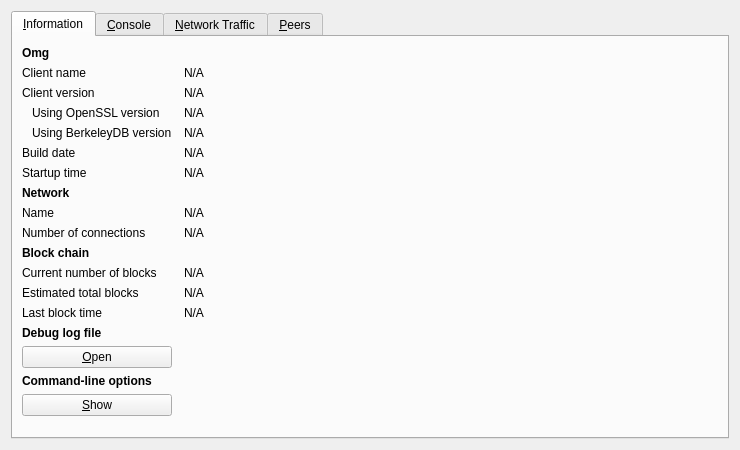
<?xml version="1.0" encoding="UTF-8"?>
<ui version="4.0">
 <class>RPCConsole</class>
 <widget class="QDialog" name="RPCConsole">
  <property name="geometry">
   <rect>
    <x>0</x>
    <y>0</y>
    <width>740</width>
    <height>450</height>
   </rect>
  </property>
  <property name="windowTitle">
   <string>Omg - Debug window</string>
  </property>
  <layout class="QVBoxLayout" name="verticalLayout_2">
   <item>
    <widget class="QTabWidget" name="tabWidget">
     <property name="currentIndex">
      <number>0</number>
     </property>
     <widget class="QWidget" name="tab_info">
      <attribute name="title">
       <string>&amp;Information</string>
      </attribute>
      <layout class="QGridLayout" name="gridLayout" columnstretch="0,1">
       <property name="horizontalSpacing">
        <number>12</number>
       </property>
       <item row="0" column="0">
        <widget class="QLabel" name="label_9">
         <property name="font">
          <font>
           <weight>75</weight>
           <bold>true</bold>
          </font>
         </property>
         <property name="text">
          <string>Omg</string>
         </property>
        </widget>
       </item>
       <item row="1" column="0">
        <widget class="QLabel" name="label_5">
         <property name="text">
          <string>Client name</string>
         </property>
        </widget>
       </item>
       <item row="1" column="1">
        <widget class="QLabel" name="clientName">
         <property name="cursor">
          <cursorShape>IBeamCursor</cursorShape>
         </property>
         <property name="text">
          <string>N/A</string>
         </property>
         <property name="textFormat">
          <enum>Qt::PlainText</enum>
         </property>
         <property name="textInteractionFlags">
          <set>Qt::LinksAccessibleByMouse|Qt::TextSelectableByKeyboard|Qt::TextSelectableByMouse</set>
         </property>
        </widget>
       </item>
       <item row="2" column="0">
        <widget class="QLabel" name="label_6">
         <property name="text">
          <string>Client version</string>
         </property>
        </widget>
       </item>
       <item row="2" column="1">
        <widget class="QLabel" name="clientVersion">
         <property name="cursor">
          <cursorShape>IBeamCursor</cursorShape>
         </property>
         <property name="text">
          <string>N/A</string>
         </property>
         <property name="textFormat">
          <enum>Qt::PlainText</enum>
         </property>
         <property name="textInteractionFlags">
          <set>Qt::LinksAccessibleByMouse|Qt::TextSelectableByKeyboard|Qt::TextSelectableByMouse</set>
         </property>
        </widget>
       </item>
       <item row="3" column="0">
        <widget class="QLabel" name="label_14">
         <property name="text">
          <string>Using OpenSSL version</string>
         </property>
         <property name="indent">
          <number>10</number>
         </property>
        </widget>
       </item>
       <item row="3" column="1">
        <widget class="QLabel" name="openSSLVersion">
         <property name="cursor">
          <cursorShape>IBeamCursor</cursorShape>
         </property>
         <property name="text">
          <string>N/A</string>
         </property>
         <property name="textFormat">
          <enum>Qt::PlainText</enum>
         </property>
         <property name="textInteractionFlags">
          <set>Qt::LinksAccessibleByMouse|Qt::TextSelectableByKeyboard|Qt::TextSelectableByMouse</set>
         </property>
        </widget>
       </item>
       <item row="4" column="0">
        <widget class="QLabel" name="label_berkeleyDBVersion">
         <property name="text">
          <string>Using BerkeleyDB version</string>
         </property>
         <property name="indent">
          <number>10</number>
         </property>
        </widget>
       </item>
       <item row="4" column="1">
        <widget class="QLabel" name="berkeleyDBVersion">
         <property name="cursor">
          <cursorShape>IBeamCursor</cursorShape>
         </property>
         <property name="text">
          <string>N/A</string>
         </property>
         <property name="textFormat">
          <enum>Qt::PlainText</enum>
         </property>
         <property name="textInteractionFlags">
          <set>Qt::LinksAccessibleByMouse|Qt::TextSelectableByKeyboard|Qt::TextSelectableByMouse</set>
         </property>
        </widget>
       </item>
       <item row="5" column="0">
        <widget class="QLabel" name="label_12">
         <property name="text">
          <string>Build date</string>
         </property>
        </widget>
       </item>
       <item row="5" column="1">
        <widget class="QLabel" name="buildDate">
         <property name="cursor">
          <cursorShape>IBeamCursor</cursorShape>
         </property>
         <property name="text">
          <string>N/A</string>
         </property>
         <property name="textFormat">
          <enum>Qt::PlainText</enum>
         </property>
         <property name="textInteractionFlags">
          <set>Qt::LinksAccessibleByMouse|Qt::TextSelectableByKeyboard|Qt::TextSelectableByMouse</set>
         </property>
        </widget>
       </item>
       <item row="6" column="0">
        <widget class="QLabel" name="label_13">
         <property name="text">
          <string>Startup time</string>
         </property>
        </widget>
       </item>
       <item row="6" column="1">
        <widget class="QLabel" name="startupTime">
         <property name="cursor">
          <cursorShape>IBeamCursor</cursorShape>
         </property>
         <property name="text">
          <string>N/A</string>
         </property>
         <property name="textFormat">
          <enum>Qt::PlainText</enum>
         </property>
         <property name="textInteractionFlags">
          <set>Qt::LinksAccessibleByMouse|Qt::TextSelectableByKeyboard|Qt::TextSelectableByMouse</set>
         </property>
        </widget>
       </item>
       <item row="7" column="0">
        <widget class="QLabel" name="label_11">
         <property name="font">
          <font>
           <weight>75</weight>
           <bold>true</bold>
          </font>
         </property>
         <property name="text">
          <string>Network</string>
         </property>
        </widget>
       </item>
       <item row="8" column="0">
        <widget class="QLabel" name="label_8">
         <property name="text">
          <string>Name</string>
         </property>
        </widget>
       </item>
       <item row="8" column="1">
        <widget class="QLabel" name="networkName">
         <property name="cursor">
          <cursorShape>IBeamCursor</cursorShape>
         </property>
         <property name="text">
          <string>N/A</string>
         </property>
         <property name="textFormat">
          <enum>Qt::PlainText</enum>
         </property>
         <property name="textInteractionFlags">
          <set>Qt::LinksAccessibleByMouse|Qt::TextSelectableByKeyboard|Qt::TextSelectableByMouse</set>
         </property>
        </widget>
       </item>
       <item row="9" column="0">
        <widget class="QLabel" name="label_7">
         <property name="text">
          <string>Number of connections</string>
         </property>
        </widget>
       </item>
       <item row="9" column="1">
        <widget class="QLabel" name="numberOfConnections">
         <property name="cursor">
          <cursorShape>IBeamCursor</cursorShape>
         </property>
         <property name="text">
          <string>N/A</string>
         </property>
         <property name="textFormat">
          <enum>Qt::PlainText</enum>
         </property>
         <property name="textInteractionFlags">
          <set>Qt::LinksAccessibleByMouse|Qt::TextSelectableByKeyboard|Qt::TextSelectableByMouse</set>
         </property>
        </widget>
       </item>
       <item row="10" column="0">
        <widget class="QLabel" name="label_10">
         <property name="font">
          <font>
           <weight>75</weight>
           <bold>true</bold>
          </font>
         </property>
         <property name="text">
          <string>Block chain</string>
         </property>
        </widget>
       </item>
       <item row="11" column="0">
        <widget class="QLabel" name="label_3">
         <property name="text">
          <string>Current number of blocks</string>
         </property>
        </widget>
       </item>
       <item row="11" column="1">
        <widget class="QLabel" name="numberOfBlocks">
         <property name="cursor">
          <cursorShape>IBeamCursor</cursorShape>
         </property>
         <property name="text">
          <string>N/A</string>
         </property>
         <property name="textFormat">
          <enum>Qt::PlainText</enum>
         </property>
         <property name="textInteractionFlags">
          <set>Qt::LinksAccessibleByMouse|Qt::TextSelectableByKeyboard|Qt::TextSelectableByMouse</set>
         </property>
        </widget>
       </item>
       <item row="12" column="0">
        <widget class="QLabel" name="label_4">
         <property name="text">
          <string>Estimated total blocks</string>
         </property>
        </widget>
       </item>
       <item row="12" column="1">
        <widget class="QLabel" name="totalBlocks">
         <property name="cursor">
          <cursorShape>IBeamCursor</cursorShape>
         </property>
         <property name="text">
          <string>N/A</string>
         </property>
         <property name="textFormat">
          <enum>Qt::PlainText</enum>
         </property>
         <property name="textInteractionFlags">
          <set>Qt::LinksAccessibleByMouse|Qt::TextSelectableByKeyboard|Qt::TextSelectableByMouse</set>
         </property>
        </widget>
       </item>
       <item row="13" column="0">
        <widget class="QLabel" name="label_2">
         <property name="text">
          <string>Last block time</string>
         </property>
        </widget>
       </item>
       <item row="13" column="1">
        <widget class="QLabel" name="lastBlockTime">
         <property name="cursor">
          <cursorShape>IBeamCursor</cursorShape>
         </property>
         <property name="text">
          <string>N/A</string>
         </property>
         <property name="textFormat">
          <enum>Qt::PlainText</enum>
         </property>
         <property name="textInteractionFlags">
          <set>Qt::LinksAccessibleByMouse|Qt::TextSelectableByKeyboard|Qt::TextSelectableByMouse</set>
         </property>
        </widget>
       </item>
       <item row="13" column="0">
        <spacer name="verticalSpacer_2">
         <property name="orientation">
          <enum>Qt::Vertical</enum>
         </property>
         <property name="sizeHint" stdset="0">
          <size>
           <width>20</width>
           <height>20</height>
          </size>
         </property>
        </spacer>
       </item>
       <item row="14" column="0">
        <widget class="QLabel" name="labelDebugLogfile">
         <property name="font">
          <font>
           <weight>75</weight>
           <bold>true</bold>
          </font>
         </property>
         <property name="text">
          <string>Debug log file</string>
         </property>
        </widget>
       </item>
       <item row="15" column="0">
        <widget class="QPushButton" name="openDebugLogfileButton">
         <property name="toolTip">
          <string>Open the Omg debug log file from the current data directory. This can take a few seconds for large log files.</string>
         </property>
         <property name="text">
          <string>&amp;Open</string>
         </property>
         <property name="autoDefault">
          <bool>false</bool>
         </property>
        </widget>
       </item>
       <item row="16" column="0">
        <widget class="QLabel" name="labelCLOptions">
         <property name="font">
          <font>
           <weight>75</weight>
           <bold>true</bold>
          </font>
         </property>
         <property name="text">
          <string>Command-line options</string>
         </property>
        </widget>
       </item>
       <item row="17" column="0">
        <widget class="QPushButton" name="showCLOptionsButton">
         <property name="toolTip">
          <string>Show the Omg help message to get a list with possible Omg command-line options.</string>
         </property>
         <property name="text">
          <string>&amp;Show</string>
         </property>
         <property name="autoDefault">
          <bool>false</bool>
         </property>
        </widget>
       </item>
       <item row="18" column="0">
        <spacer name="verticalSpacer">
         <property name="orientation">
          <enum>Qt::Vertical</enum>
         </property>
         <property name="sizeHint" stdset="0">
          <size>
           <width>20</width>
           <height>40</height>
          </size>
         </property>
        </spacer>
       </item>
      </layout>
     </widget>
     <widget class="QWidget" name="tab_console">
      <attribute name="title">
       <string>&amp;Console</string>
      </attribute>
      <layout class="QVBoxLayout" name="verticalLayout_3">
       <property name="spacing">
        <number>3</number>
       </property>
       <item>
        <widget class="QTextEdit" name="messagesWidget">
         <property name="minimumSize">
          <size>
           <width>0</width>
           <height>100</height>
          </size>
         </property>
         <property name="readOnly">
          <bool>true</bool>
         </property>
         <property name="tabKeyNavigation" stdset="0">
          <bool>false</bool>
         </property>
         <property name="columnCount" stdset="0">
          <number>2</number>
         </property>
        </widget>
       </item>
       <item>
        <layout class="QHBoxLayout" name="horizontalLayout">
         <property name="spacing">
          <number>3</number>
         </property>
         <item>
          <widget class="QLabel" name="label">
           <property name="text">
            <string notr="true">&gt;</string>
           </property>
          </widget>
         </item>
         <item>
          <widget class="QLineEdit" name="lineEdit"/>
         </item>
         <item>
          <widget class="QPushButton" name="clearButton">
           <property name="maximumSize">
            <size>
             <width>24</width>
             <height>24</height>
            </size>
           </property>
           <property name="toolTip">
            <string>Clear console</string>
           </property>
           <property name="text">
            <string/>
           </property>
           <property name="icon">
            <iconset resource="../../../omg.qrc">
             <normaloff>:/icons/remove</normaloff>:/icons/remove</iconset>
           </property>
           <property name="shortcut">
            <string notr="true">Ctrl+L</string>
           </property>
           <property name="autoDefault">
            <bool>false</bool>
           </property>
          </widget>
         </item>
        </layout>
       </item>
      </layout>
     </widget>
     <widget class="QWidget" name="tab_nettraffic">
      <attribute name="title">
       <string>&amp;Network Traffic</string>
      </attribute>
      <layout class="QHBoxLayout" name="horizontalLayout_3">
       <item>
        <layout class="QVBoxLayout" name="verticalLayout_4">
         <item>
          <widget class="TrafficGraphWidget" name="trafficGraph" native="true">
           <property name="sizePolicy">
            <sizepolicy hsizetype="Expanding" vsizetype="Expanding">
             <horstretch>0</horstretch>
             <verstretch>0</verstretch>
            </sizepolicy>
           </property>
          </widget>
         </item>
         <item>
          <layout class="QHBoxLayout" name="horizontalLayout_2">
           <item>
            <widget class="QSlider" name="sldGraphRange">
             <property name="minimum">
              <number>1</number>
             </property>
             <property name="maximum">
              <number>288</number>
             </property>
             <property name="pageStep">
              <number>12</number>
             </property>
             <property name="value">
              <number>6</number>
             </property>
             <property name="orientation">
              <enum>Qt::Horizontal</enum>
             </property>
            </widget>
           </item>
           <item>
            <widget class="QLabel" name="lblGraphRange">
             <property name="minimumSize">
              <size>
               <width>100</width>
               <height>0</height>
              </size>
             </property>
             <property name="alignment">
              <set>Qt::AlignCenter</set>
             </property>
            </widget>
           </item>
           <item>
            <widget class="QPushButton" name="btnClearTrafficGraph">
             <property name="text">
              <string>&amp;Clear</string>
             </property>
             <property name="autoDefault">
              <bool>false</bool>
             </property>
            </widget>
           </item>
          </layout>
         </item>
        </layout>
       </item>
       <item>
        <layout class="QVBoxLayout" name="verticalLayout">
         <item>
          <widget class="QGroupBox" name="groupBox">
           <property name="title">
            <string>Totals</string>
           </property>
           <layout class="QVBoxLayout" name="verticalLayout_5">
            <item>
             <layout class="QHBoxLayout" name="horizontalLayout_4">
              <item>
               <widget class="Line" name="line">
                <property name="sizePolicy">
                 <sizepolicy hsizetype="Fixed" vsizetype="Fixed">
                  <horstretch>0</horstretch>
                  <verstretch>0</verstretch>
                 </sizepolicy>
                </property>
                <property name="minimumSize">
                 <size>
                  <width>10</width>
                  <height>0</height>
                 </size>
                </property>
                <property name="palette">
                 <palette>
                  <active>
                   <colorrole role="Light">
                    <brush brushstyle="SolidPattern">
                     <color alpha="255">
                      <red>0</red>
                      <green>255</green>
                      <blue>0</blue>
                     </color>
                    </brush>
                   </colorrole>
                  </active>
                  <inactive>
                   <colorrole role="Light">
                    <brush brushstyle="SolidPattern">
                     <color alpha="255">
                      <red>0</red>
                      <green>255</green>
                      <blue>0</blue>
                     </color>
                    </brush>
                   </colorrole>
                  </inactive>
                  <disabled>
                   <colorrole role="Light">
                    <brush brushstyle="SolidPattern">
                     <color alpha="255">
                      <red>0</red>
                      <green>255</green>
                      <blue>0</blue>
                     </color>
                    </brush>
                   </colorrole>
                  </disabled>
                 </palette>
                </property>
                <property name="orientation">
                 <enum>Qt::Horizontal</enum>
                </property>
               </widget>
              </item>
              <item>
               <widget class="QLabel" name="label_16">
                <property name="text">
                 <string>In:</string>
                </property>
               </widget>
              </item>
              <item>
               <widget class="QLabel" name="lblBytesIn">
                <property name="minimumSize">
                 <size>
                  <width>50</width>
                  <height>0</height>
                 </size>
                </property>
                <property name="alignment">
                 <set>Qt::AlignRight|Qt::AlignTrailing|Qt::AlignVCenter</set>
                </property>
               </widget>
              </item>
             </layout>
            </item>
            <item>
             <layout class="QHBoxLayout" name="horizontalLayout_5">
              <item>
               <widget class="Line" name="line_2">
                <property name="sizePolicy">
                 <sizepolicy hsizetype="Fixed" vsizetype="Fixed">
                  <horstretch>0</horstretch>
                  <verstretch>0</verstretch>
                 </sizepolicy>
                </property>
                <property name="minimumSize">
                 <size>
                  <width>10</width>
                  <height>0</height>
                 </size>
                </property>
                <property name="palette">
                 <palette>
                  <active>
                   <colorrole role="Light">
                    <brush brushstyle="SolidPattern">
                     <color alpha="255">
                      <red>255</red>
                      <green>0</green>
                      <blue>0</blue>
                     </color>
                    </brush>
                   </colorrole>
                  </active>
                  <inactive>
                   <colorrole role="Light">
                    <brush brushstyle="SolidPattern">
                     <color alpha="255">
                      <red>255</red>
                      <green>0</green>
                      <blue>0</blue>
                     </color>
                    </brush>
                   </colorrole>
                  </inactive>
                  <disabled>
                   <colorrole role="Light">
                    <brush brushstyle="SolidPattern">
                     <color alpha="255">
                      <red>255</red>
                      <green>0</green>
                      <blue>0</blue>
                     </color>
                    </brush>
                   </colorrole>
                  </disabled>
                 </palette>
                </property>
                <property name="orientation">
                 <enum>Qt::Horizontal</enum>
                </property>
               </widget>
              </item>
              <item>
               <widget class="QLabel" name="label_17">
                <property name="text">
                 <string>Out:</string>
                </property>
               </widget>
              </item>
              <item>
               <widget class="QLabel" name="lblBytesOut">
                <property name="minimumSize">
                 <size>
                  <width>50</width>
                  <height>0</height>
                 </size>
                </property>
                <property name="alignment">
                 <set>Qt::AlignRight|Qt::AlignTrailing|Qt::AlignVCenter</set>
                </property>
               </widget>
              </item>
             </layout>
            </item>
            <item>
             <spacer name="verticalSpacer_4">
              <property name="orientation">
               <enum>Qt::Vertical</enum>
              </property>
              <property name="sizeHint" stdset="0">
               <size>
                <width>20</width>
                <height>407</height>
               </size>
              </property>
             </spacer>
            </item>
           </layout>
          </widget>
         </item>
        </layout>
       </item>
      </layout>
     </widget>
     <widget class="QWidget" name="tab_peers">
      <attribute name="title">
       <string>&amp;Peers</string>
      </attribute>
      <layout class="QGridLayout" name="gridLayout_2">
       <item row="0" column="0" rowspan="2">
        <widget class="QTableView" name="peerWidget">
         <property name="horizontalScrollBarPolicy">
          <enum>Qt::ScrollBarAsNeeded</enum>
         </property>
         <property name="sortingEnabled">
          <bool>true</bool>
         </property>
         <attribute name="horizontalHeaderHighlightSections">
          <bool>false</bool>
         </attribute>
        </widget>
       </item>
       <item row="0" column="1">
        <widget class="QLabel" name="peerHeading">
         <property name="sizePolicy">
          <sizepolicy hsizetype="Preferred" vsizetype="Minimum">
           <horstretch>0</horstretch>
           <verstretch>0</verstretch>
          </sizepolicy>
         </property>
         <property name="minimumSize">
          <size>
           <width>300</width>
           <height>32</height>
          </size>
         </property>
         <property name="font">
          <font>
           <pointsize>10</pointsize>
          </font>
         </property>
         <property name="cursor">
          <cursorShape>IBeamCursor</cursorShape>
         </property>
         <property name="text">
          <string>Select a peer to view detailed information.</string>
         </property>
         <property name="alignment">
          <set>Qt::AlignHCenter|Qt::AlignTop</set>
         </property>
         <property name="wordWrap">
          <bool>true</bool>
         </property>
         <property name="textInteractionFlags">
          <set>Qt::LinksAccessibleByMouse|Qt::TextSelectableByKeyboard|Qt::TextSelectableByMouse</set>
         </property>
        </widget>
       </item>
       <item row="1" column="1">
        <widget class="QWidget" name="detailWidget" native="true">
         <property name="minimumSize">
          <size>
           <width>300</width>
           <height>0</height>
          </size>
         </property>
         <layout class="QGridLayout" name="gridLayout_3">
          <item row="0" column="0">
           <widget class="QLabel" name="label_23">
            <property name="text">
             <string>Peer ID</string>
            </property>
           </widget>
          </item>
          <item row="0" column="2">
           <widget class="QLabel" name="peerId">
            <property name="cursor">
             <cursorShape>IBeamCursor</cursorShape>
            </property>
            <property name="text">
             <string>N/A</string>
            </property>
            <property name="textFormat">
             <enum>Qt::PlainText</enum>
            </property>
            <property name="textInteractionFlags">
             <set>Qt::LinksAccessibleByMouse|Qt::TextSelectableByKeyboard|Qt::TextSelectableByMouse</set>
            </property>
           </widget>
          </item>
          <item row="1" column="0">
           <widget class="QLabel" name="label_23">
            <property name="text">
             <string>Direction</string>
            </property>
           </widget>
          </item>
          <item row="1" column="2">
           <widget class="QLabel" name="peerDirection">
            <property name="cursor">
             <cursorShape>IBeamCursor</cursorShape>
            </property>
            <property name="text">
             <string>N/A</string>
            </property>
            <property name="textFormat">
             <enum>Qt::PlainText</enum>
            </property>
            <property name="textInteractionFlags">
             <set>Qt::LinksAccessibleByMouse|Qt::TextSelectableByKeyboard|Qt::TextSelectableByMouse</set>
            </property>
           </widget>
          </item>
          <item row="2" column="0">
           <widget class="QLabel" name="label_21">
            <property name="text">
             <string>Version</string>
            </property>
           </widget>
          </item>
          <item row="2" column="2">
           <widget class="QLabel" name="peerVersion">
            <property name="cursor">
             <cursorShape>IBeamCursor</cursorShape>
            </property>
            <property name="text">
             <string>N/A</string>
            </property>
            <property name="textFormat">
             <enum>Qt::PlainText</enum>
            </property>
            <property name="textInteractionFlags">
             <set>Qt::LinksAccessibleByMouse|Qt::TextSelectableByKeyboard|Qt::TextSelectableByMouse</set>
            </property>
           </widget>
          </item>
          <item row="3" column="0">
           <widget class="QLabel" name="label_28">
            <property name="text">
             <string>User Agent</string>
            </property>
           </widget>
          </item>
          <item row="3" column="2">
           <widget class="QLabel" name="peerSubversion">
            <property name="cursor">
             <cursorShape>IBeamCursor</cursorShape>
            </property>
            <property name="text">
             <string>N/A</string>
            </property>
            <property name="textFormat">
             <enum>Qt::PlainText</enum>
            </property>
            <property name="textInteractionFlags">
             <set>Qt::LinksAccessibleByMouse|Qt::TextSelectableByKeyboard|Qt::TextSelectableByMouse</set>
            </property>
           </widget>
          </item>
          <item row="4" column="0">
           <widget class="QLabel" name="label_4">
            <property name="text">
             <string>Services</string>
            </property>
           </widget>
          </item>
          <item row="4" column="2">
           <widget class="QLabel" name="peerServices">
            <property name="cursor">
             <cursorShape>IBeamCursor</cursorShape>
            </property>
            <property name="text">
             <string>N/A</string>
            </property>
            <property name="textFormat">
             <enum>Qt::PlainText</enum>
            </property>
            <property name="textInteractionFlags">
             <set>Qt::LinksAccessibleByMouse|Qt::TextSelectableByKeyboard|Qt::TextSelectableByMouse</set>
            </property>
           </widget>
          </item>
          <item row="5" column="0">
           <widget class="QLabel" name="label_29">
            <property name="text">
             <string>Starting Height</string>
            </property>
           </widget>
          </item>
          <item row="5" column="2">
           <widget class="QLabel" name="peerHeight">
            <property name="cursor">
             <cursorShape>IBeamCursor</cursorShape>
            </property>
            <property name="text">
             <string>N/A</string>
            </property>
            <property name="textFormat">
             <enum>Qt::PlainText</enum>
            </property>
            <property name="textInteractionFlags">
             <set>Qt::LinksAccessibleByMouse|Qt::TextSelectableByKeyboard|Qt::TextSelectableByMouse</set>
            </property>
           </widget>
          </item>
          <item row="6" column="0">
           <widget class="QLabel" name="label_27">
            <property name="text">
             <string>Sync Height</string>
            </property>
           </widget>
          </item>
          <item row="6" column="2">
           <widget class="QLabel" name="peerSyncHeight">
            <property name="cursor">
             <cursorShape>IBeamCursor</cursorShape>
            </property>
            <property name="text">
             <string>N/A</string>
            </property>
            <property name="textFormat">
             <enum>Qt::PlainText</enum>
            </property>
            <property name="textInteractionFlags">
             <set>Qt::LinksAccessibleByMouse|Qt::TextSelectableByKeyboard|Qt::TextSelectableByMouse</set>
            </property>
           </widget>
          </item>
          <item row="7" column="0">
           <widget class="QLabel" name="label_24">
            <property name="text">
             <string>Ban Score</string>
            </property>
           </widget>
          </item>
          <item row="7" column="2">
           <widget class="QLabel" name="peerBanScore">
            <property name="cursor">
             <cursorShape>IBeamCursor</cursorShape>
            </property>
            <property name="text">
             <string>N/A</string>
            </property>
            <property name="textFormat">
             <enum>Qt::PlainText</enum>
            </property>
            <property name="textInteractionFlags">
             <set>Qt::LinksAccessibleByMouse|Qt::TextSelectableByKeyboard|Qt::TextSelectableByMouse</set>
            </property>
           </widget>
          </item>
          <item row="8" column="0">
           <widget class="QLabel" name="label_22">
            <property name="text">
             <string>Connection Time</string>
            </property>
           </widget>
          </item>
          <item row="8" column="2">
           <widget class="QLabel" name="peerConnTime">
            <property name="cursor">
             <cursorShape>IBeamCursor</cursorShape>
            </property>
            <property name="text">
             <string>N/A</string>
            </property>
            <property name="textFormat">
             <enum>Qt::PlainText</enum>
            </property>
            <property name="textInteractionFlags">
             <set>Qt::LinksAccessibleByMouse|Qt::TextSelectableByKeyboard|Qt::TextSelectableByMouse</set>
            </property>
           </widget>
          </item>
          <item row="9" column="0">
           <widget class="QLabel" name="label_15">
            <property name="text">
             <string>Last Send</string>
            </property>
           </widget>
          </item>
          <item row="9" column="2">
           <widget class="QLabel" name="peerLastSend">
            <property name="cursor">
             <cursorShape>IBeamCursor</cursorShape>
            </property>
            <property name="text">
             <string>N/A</string>
            </property>
            <property name="textFormat">
             <enum>Qt::PlainText</enum>
            </property>
            <property name="textInteractionFlags">
             <set>Qt::LinksAccessibleByMouse|Qt::TextSelectableByKeyboard|Qt::TextSelectableByMouse</set>
            </property>
           </widget>
          </item>
          <item row="10" column="0">
           <widget class="QLabel" name="label_19">
            <property name="text">
             <string>Last Receive</string>
            </property>
           </widget>
          </item>
          <item row="10" column="2">
           <widget class="QLabel" name="peerLastRecv">
            <property name="cursor">
             <cursorShape>IBeamCursor</cursorShape>
            </property>
            <property name="text">
             <string>N/A</string>
            </property>
            <property name="textFormat">
             <enum>Qt::PlainText</enum>
            </property>
            <property name="textInteractionFlags">
             <set>Qt::LinksAccessibleByMouse|Qt::TextSelectableByKeyboard|Qt::TextSelectableByMouse</set>
            </property>
           </widget>
          </item>
          <item row="11" column="0">
           <widget class="QLabel" name="label_18">
            <property name="text">
             <string>Bytes Sent</string>
            </property>
           </widget>
          </item>
          <item row="11" column="2">
           <widget class="QLabel" name="peerBytesSent">
            <property name="cursor">
             <cursorShape>IBeamCursor</cursorShape>
            </property>
            <property name="text">
             <string>N/A</string>
            </property>
            <property name="textFormat">
             <enum>Qt::PlainText</enum>
            </property>
            <property name="textInteractionFlags">
             <set>Qt::LinksAccessibleByMouse|Qt::TextSelectableByKeyboard|Qt::TextSelectableByMouse</set>
            </property>
           </widget>
          </item>
          <item row="12" column="0">
           <widget class="QLabel" name="label_20">
            <property name="text">
             <string>Bytes Received</string>
            </property>
           </widget>
          </item>
          <item row="12" column="2">
           <widget class="QLabel" name="peerBytesRecv">
            <property name="cursor">
             <cursorShape>IBeamCursor</cursorShape>
            </property>
            <property name="text">
             <string>N/A</string>
            </property>
            <property name="textFormat">
             <enum>Qt::PlainText</enum>
            </property>
            <property name="textInteractionFlags">
             <set>Qt::LinksAccessibleByMouse|Qt::TextSelectableByKeyboard|Qt::TextSelectableByMouse</set>
            </property>
           </widget>
          </item>
          <item row="13" column="0">
           <widget class="QLabel" name="label_26">
            <property name="text">
             <string>Ping Time</string>
            </property>
           </widget>
          </item>
          <item row="13" column="2">
           <widget class="QLabel" name="peerPingTime">
            <property name="cursor">
             <cursorShape>IBeamCursor</cursorShape>
            </property>
            <property name="text">
             <string>N/A</string>
            </property>
            <property name="textFormat">
             <enum>Qt::PlainText</enum>
            </property>
            <property name="textInteractionFlags">
             <set>Qt::LinksAccessibleByMouse|Qt::TextSelectableByKeyboard|Qt::TextSelectableByMouse</set>
            </property>
           </widget>
          </item>
          <item row="14" column="0">
           <widget class="QLabel" name="label_timeoffset">
            <property name="text">
             <string>Time Offset</string>
            </property>
           </widget>
          </item>
          <item row="14" column="2">
           <widget class="QLabel" name="timeoffset">
            <property name="cursor">
             <cursorShape>IBeamCursor</cursorShape>
            </property>
            <property name="text">
             <string>N/A</string>
            </property>
            <property name="textFormat">
             <enum>Qt::PlainText</enum>
            </property>
            <property name="textInteractionFlags">
             <set>Qt::LinksAccessibleByMouse|Qt::TextSelectableByKeyboard|Qt::TextSelectableByMouse</set>
            </property>
           </widget>
          </item>
          <item row="15" column="1">
           <spacer name="verticalSpacer_3">
            <property name="orientation">
             <enum>Qt::Vertical</enum>
            </property>
            <property name="sizeHint" stdset="0">
             <size>
              <width>20</width>
              <height>40</height>
             </size>
            </property>
           </spacer>
          </item>
         </layout>
        </widget>
       </item>
      </layout>
     </widget>
    </widget>
   </item>
  </layout>
 </widget>
 <customwidgets>
  <customwidget>
   <class>TrafficGraphWidget</class>
   <extends>QWidget</extends>
   <header>trafficgraphwidget.h</header>
   <container>1</container>
   <slots>
    <slot>clear()</slot>
   </slots>
  </customwidget>
 </customwidgets>
 <resources>
  <include location="../../../omg.qrc"/>
 </resources>
 <connections/>
</ui>
